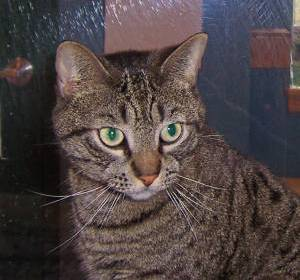
#> input picture cats/cat.1.jpg, 300 x 280 px; its folder holds 4 pictures in this run
$ python image_detection_main.py   (Python 2 division)
#> lines starting #> are read from the running program, lines starting #| are printed output that depends on the picture; pictures that were not available may be replaced by others from this repository, and a replacement may not be noted
import cv2
import numpy as np
from sklearn.model_selection import train_test_split
from sklearn.neural_network import MLPClassifier
from sklearn.ensemble import RandomForestClassifier
from sklearn.metrics import accuracy_score


# Load the image datasets (cats, dogs, and horses)
cat_images = []
dog_images = []
horse_images = []

for i in range(1, 200): # 200 images for each category
    cat_image = cv2.imread(f'cats/cat.{i}.jpg', cv2.IMREAD_GRAYSCALE)
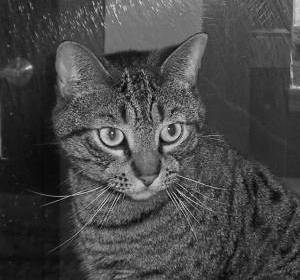
#> cat_image: shape (280, 300); min 0, max 237, mean 71.4
    dog_image = cv2.imread(f'dogs/dog.{i}.jpg', cv2.IMREAD_GRAYSCALE)
    horse_image = cv2.imread(f'horses/horse.{i}.jpg', cv2.IMREAD_GRAYSCALE)
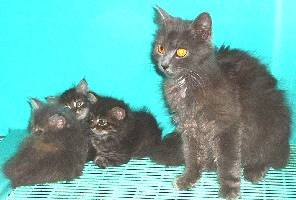
#> input picture cats/cat.101.jpg, 296 x 200 px, given in place of horse.1.jpg, which was not available
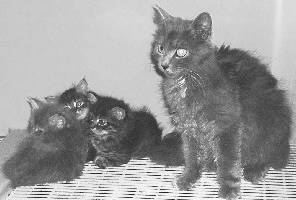
#> horse_image: shape (200, 296); min 18, max 255, mean 156

    cat_images.append(cat_image)
    dog_images.append(dog_image)
    horse_images.append(horse_image)

# Extract features from images using SIFT, SURF, and HOG algorithms
sift = cv2.SIFT_create()
surf = cv2.SIFT_create()
hog = cv2.HOGDescriptor()

cat_features_sift = []
dog_features_sift = []
horse_features_sift = []

cat_features_surf = []
dog_features_surf = []
horse_features_surf = []

cat_features_hog = []
dog_features_hog = []
horse_features_hog = []

for image in cat_images:
#> (the run stopped early here; a loop or call above may not have finished)
